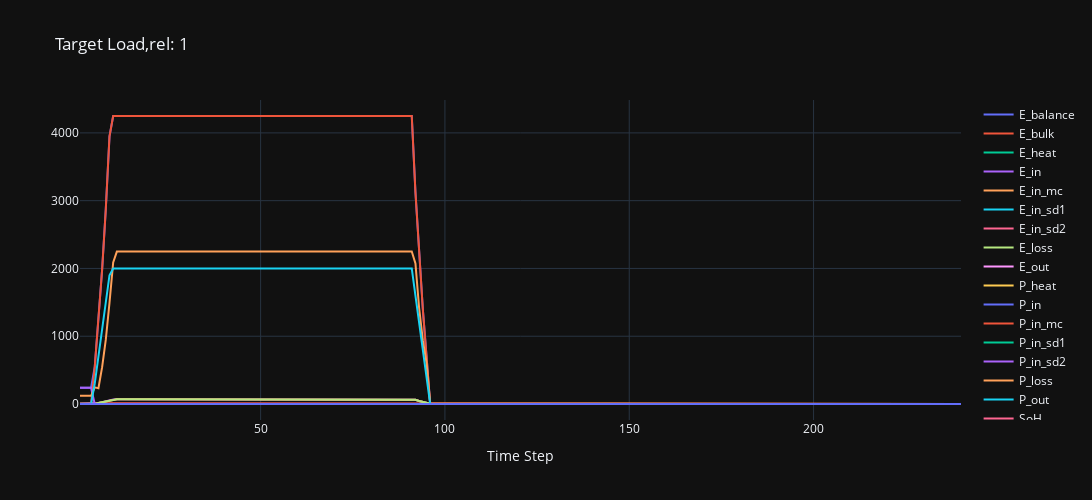

Source (notebook cell):
### Markdown cell above
## Load cycle calculation

### Code cell
# Result DataFrame Initialization
state_parms = [a for a in dir(ECCState()) if not a.startswith('__')]
df1 = pd.DataFrame(columns=state_parms)
df1.loc[0] = vars(ECCState())

# Run different stationary cases for target output load
target = 1

# number of time steps
ts = 240

## Initialization of component
C1_state = ECCState()
C1 = EnergyConversionComponent(par=component,
                               ts=1,
                               state=copy.deepcopy(C1_state))
for t in range(ts):
    if t <= 90:
        C1.step_action(target)
    else:
        C1.step_action(0)
    df1.loc[t + 1] = vars(C1.state)

# Create traces
fig = go.Figure()

# Create traces
for cl in df1.columns:
    fig.add_trace(go.Scatter(x=df1.index[1:], y=df1[cl][1:],
                             
                             mode='lines',
                             name=cl))
    
fig.update_layout(title=f"Target Load,rel: {target}",
                  xaxis_title="Time Step",
                 )
fig.update_layout(
    autosize=False,
    width=1400,
    height=500)
fig.show()

### Figure 1 — Plotly figure (JSON) as saved in the notebook; plotly's stock layout.template omitted (floating-point values rounded to 4 significant figures; data arrays with more than 128 entries replaced by an {"elided": "..."} marker saying what was removed)
{"data": [{"mode": "lines", "name": "E_balance", "x": {"elided": "240 int values"}, "y": {"elided": "240 float values"}, "type": "scatter"}, {"mode": "lines", "name": "E_bulk", "x": {"elided": "240 int values"}, "y": {"elided": "240 float values"}, "type": "scatter"}, {"mode": "lines", "name": "E_heat", "x": {"elided": "240 int values"}, "y": {"elided": "240 float values"}, "type": "scatter"}, {"mode": "lines", "name": "E_in", "x": {"elided": "240 int values"}, "y": {"elided": "240 float values"}, "type": "scatter"}, {"mode": "lines", "name": "E_in_mc", "x": {"elided": "240 int values"}, "y": {"elided": "240 float values"}, "type": "scatter"}, {"mode": "lines", "name": "E_in_sd1", "x": {"elided": "240 int values"}, "y": {"elided": "240 float values"}, "type": "scatter"}, {"mode": "lines", "name": "E_in_sd2", "x": {"elided": "240 int values"}, "y": {"elided": "240 float values"}, "type": "scatter"}, {"mode": "lines", "name": "E_loss", "x": {"elided": "240 int values"}, "y": {"elided": "240 float values"}, "type": "scatter"}, {"mode": "lines", "name": "E_out", "x": {"elided": "240 int values"}, "y": {"elided": "240 float values"}, "type": "scatter"}, {"mode": "lines", "name": "P_heat", "x": {"elided": "240 int values"}, "y": {"elided": "240 float values"}, "type": "scatter"}, {"mode": "lines", "name": "P_in", "x": {"elided": "240 int values"}, "y": {"elided": "240 float values"}, "type": "scatter"}, {"mode": "lines", "name": "P_in_mc", "x": {"elided": "240 int values"}, "y": {"elided": "240 float values"}, "type": "scatter"}, {"mode": "lines", "name": "P_in_sd1", "x": {"elided": "240 int values"}, "y": {"elided": "240 float values"}, "type": "scatter"}, {"mode": "lines", "name": "P_in_sd2", "x": {"elided": "240 int values"}, "y": {"elided": "240 float values"}, "type": "scatter"}, {"mode": "lines", "name": "P_loss", "x": {"elided": "240 int values"}, "y": {"elided": "240 float values"}, "type": "scatter"}, {"mode": "lines", "name": "P_out", "x": {"elided": "240 int values"}, "y": {"elided": "240 float values"}, "type": "scatter"}, {"mode": "lines", "name": "SoH", "x": {"elided": "240 int values"}, "y": {"elided": "240 int values"}, "type": "scatter"}, {"mode": "lines", "name": "eta", "x": {"elided": "240 int values"}, "y": {"elided": "240 float values"}, "type": "scatter"}, {"mode": "lines", "name": "eta_mc", "x": {"elided": "240 int values"}, "y": {"elided": "240 float values"}, "type": "scatter"}, {"mode": "lines", "name": "heatup", "x": {"elided": "240 int values"}, "y": {"elided": "240 float values"}, "type": "scatter"}, {"mode": "lines", "name": "opex_Eur", "x": {"elided": "240 int values"}, "y": {"elided": "240 int values"}, "type": "scatter"}], "layout": {"title": {"text": "Target Load,rel: 1"}, "xaxis": {"title": {"text": "Time Step"}}, "autosize": false, "width": 1400, "height": 500}}
